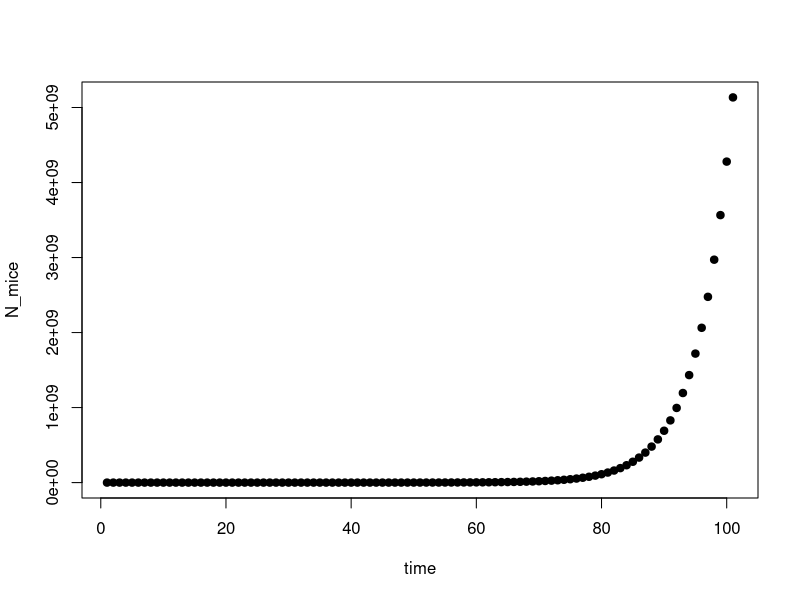
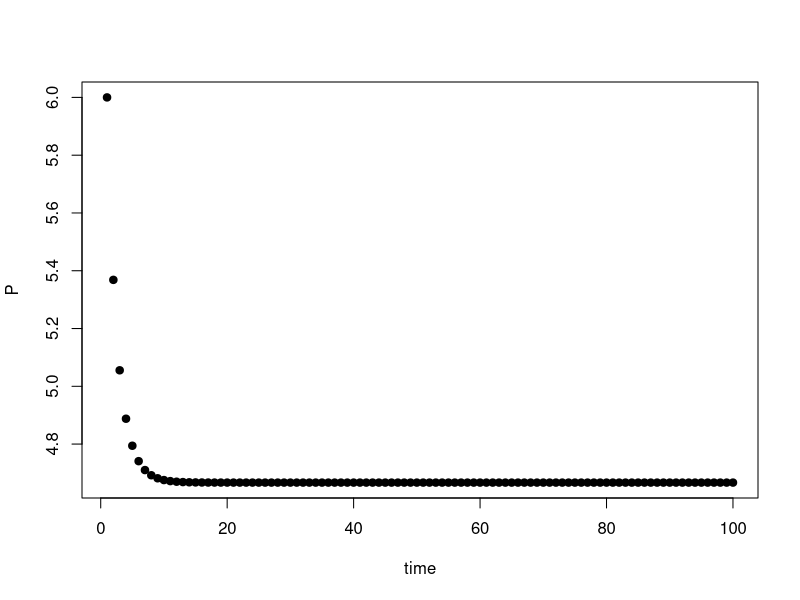
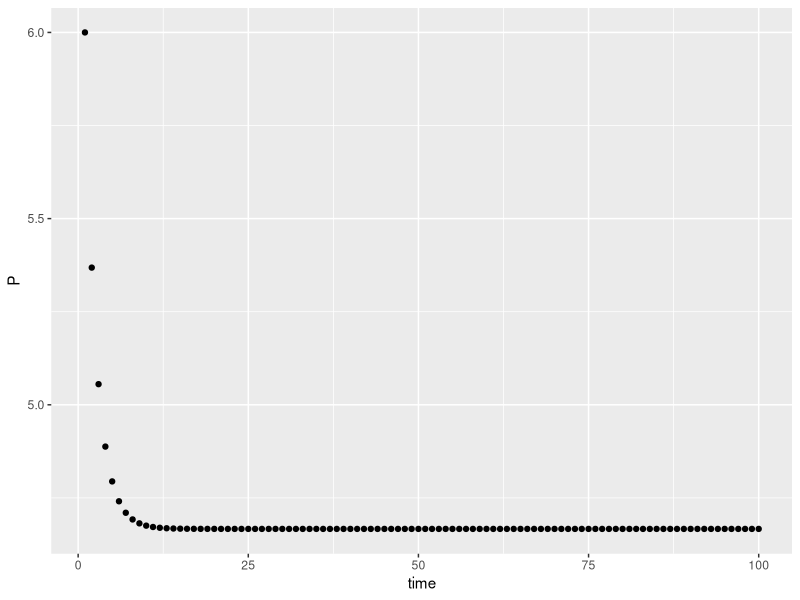
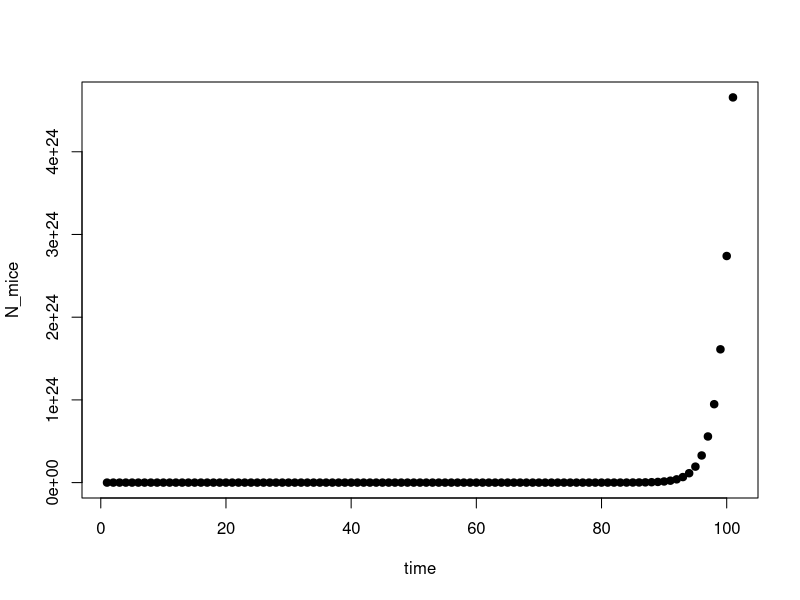
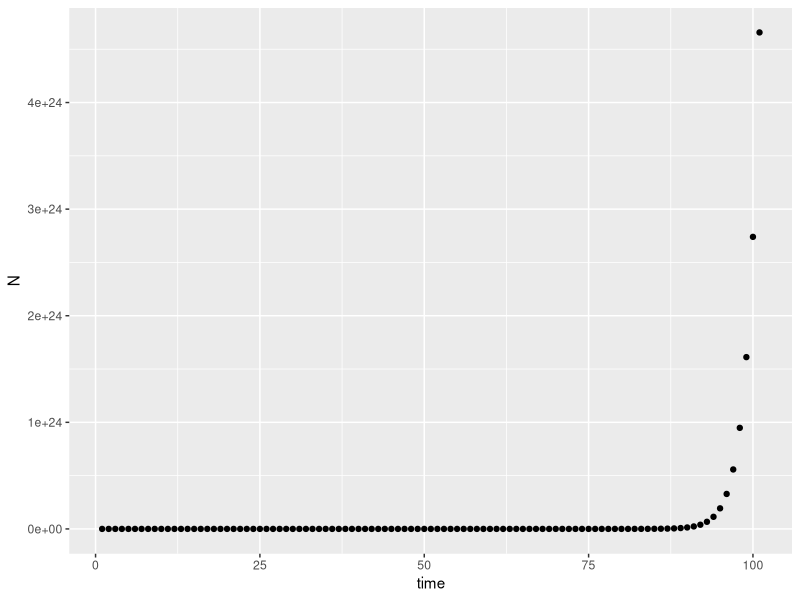
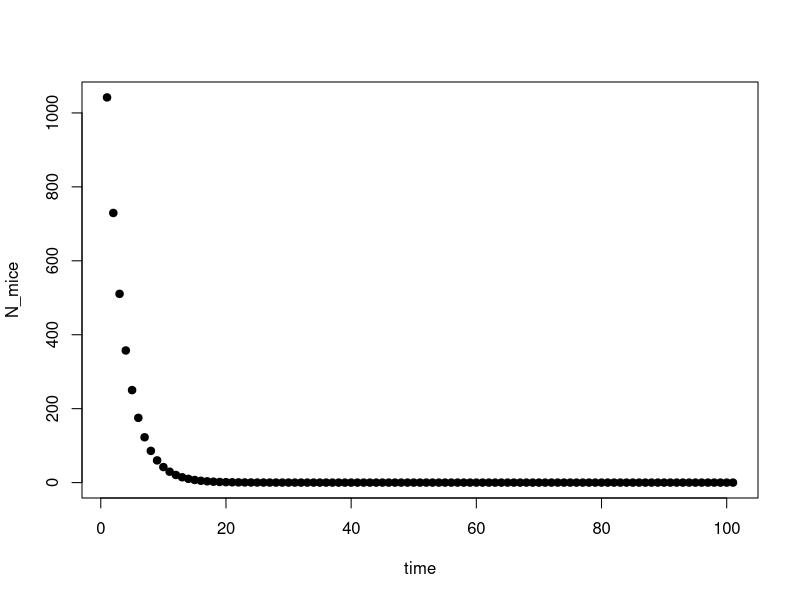
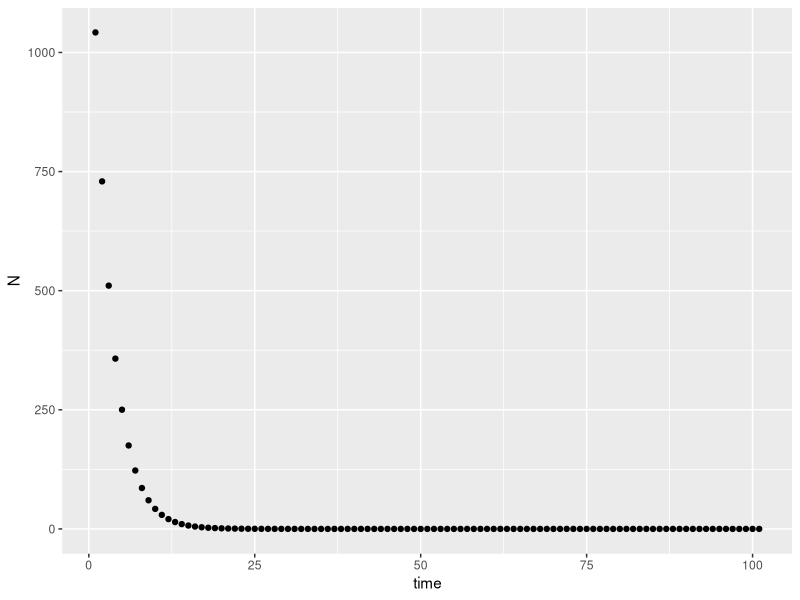
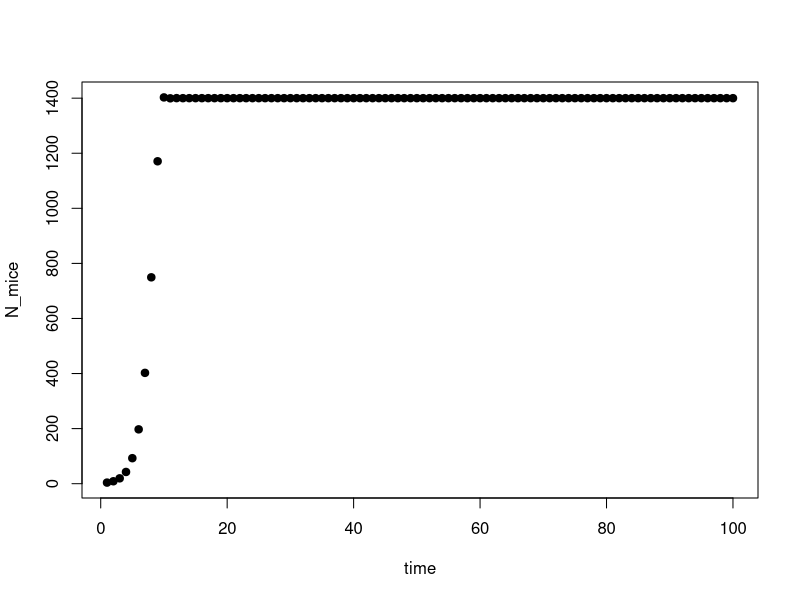

Reproduce these figures in R, in order.
## ---- chunk 1
knitr::opts_chunk$set(echo = TRUE)
library(ggplot2)
library(deSolve)
## ---- chunk 2
my_fun <- function(x,y){
  z <- x+y
  return(z)
}
my_fun(17,3)
## ---- chunk 3
my_fun(25,9)
## ---- chunk 4
times_seven <- function(x){
  z <- x*7
  return(z)
}
times_seven(17)
## ---- chunk 5
# note how the loop changes the value of the variable x for each iteration of the loop: first x=1 and 'print(x)' is executed. Then x=2, then x=3, and so on.
for (x in 1:5) {
    print(x)
}
## ---- chunk 6
for(i in 1:5){
  z <- i + 6
  print(z)
}
## ---- chunk 7
a <- rep(NA,5)
for(i in 1:5){
  a[i] <- i
}
a
## ---- chunk 8
b <- c("I","love","R")
for(i in 1:length(b)){
  print(b[i])
}
## ---- chunk 9
v <- c(1.6,3,8)
for(i in 1:length(v)){
  m <- 2.65 * v[i] ^ 0.9
  print(m)
}
## ---- chunk 10
## Step 1. Write values for the parameters in the model (and initial values of state variables)
# d - the *fraction* of mice in yard eaten by cat / day --> 0-1
d <- .7
# b - the *number* of mice born per mouse / day --> N (0-infinity)
b <- 3
# m - the *number* of mice arriving in the yard per day --> N (0-infinity)
m <- 4
# N0 - the initial number of mice in the yard when we begin the survey
Nt <- 42

## Step 2. Write a function that will calculate values of number of mice from one time step to the next.
mice <- function(Nt,d,b,m){
  Nt1 <- (1+b)*(1-d)*Nt + m
  return(Nt1)
}

## Step 3. Call the function
#mice(Nt,d,b,m)

## Step 4. Follow the mice population size over some time intervals
# N - a variable where we record the population size over time
N <- Nt

for(i in 1:100){
  Nt1 <- mice(Nt,d,b,m)
  N <- c(N,Nt1)
  Nt <- Nt1
}

#N
#plot(N)
plot(N,xlab="time",ylab="N_mice",pch=19,col="black")
dat <- as.data.frame(N)
dat$time <- as.numeric(rownames(dat))
#library(ggplot2)
#ggplot2::ggplot(dat,aes(time,N)) + geom_point()
## ---- chunk 11
# Step 1. Example parameters
b <- 1.7
c <- .15
Pt <- 6

# Step 2. Example equation function
example_equation_function <- function(b,c,Pt){
  Pt1 <- (b*Pt) / (1 + c*Pt)
  return(Pt1)
}

# Step 3. Make sure the function works
Pt1 <- example_equation_function(b,c,Pt)

# Step 4. Create a new variable to hold future values of P
P <- rep(NA,100)

# Step 5. Create a for loop to iteratively calculate P
P[1] <- Pt
for(i in 2:100){
  P[i] <- example_equation_function(b,c,Pt)
  Pt <- P[i]
}

# Step 6. Plot P over time
plot(P,xlab="time",ylab="P",pch=19,col="black")
dat <- as.data.frame(P)
dat$time <- as.numeric(rownames(dat))
library(ggplot2)
ggplot2::ggplot(dat,aes(time,P)) + geom_point()
## ---- chunk 12
## Step 1. Write values for the parameters in the model (and initial values of state variables)
# R - the population growth rate, expressed as the number of individuals that replace an individual in the population (where R=1 is each individual replacing itself, and therefore no change in population size over time) --> N (-infinity - infinity)
R <- 1.7
# N0 - the initial population size
N0 <- 42

## Step 2. Write a function that will calculate values of number of individuals from one time step to the next.
disc_exp <- function(R,N0){
  Nt1 <- R*N0
  return(Nt1)
}

## Step 3. Call the function
#disc_exp(R,N0)

## Step 4. Follow the population size over some time intervals
# N - a variable where we record the population size over time
N <- N0

for(i in 1:100){
  Nt1 <- disc_exp(R,N0)
  N <- c(N,Nt1)
  N0 <- Nt1
}
## ---- chunk 13
#N
#plot(N)
plot(N,xlab="time",ylab="N_mice",pch=19,col="black")
dat <- as.data.frame(N)
dat$time <- as.numeric(rownames(dat))

library(ggplot2)
ggplot2::ggplot(dat,aes(time,N)) + geom_point()
## ---- chunk 14
R <- 0.7
N0 <- 1042
N <- N0
for(i in 1:100){
  Nt1 <- disc_exp(R,N0)
  N <- c(N,Nt1)
  N0 <- Nt1
}
plot(N,xlab="time",ylab="N_mice",pch=19,col="black")
dat <- as.data.frame(N)
dat$time <- as.numeric(rownames(dat))

library(ggplot2)
ggplot2::ggplot(dat,aes(time,N)) + geom_point()
## ---- chunk 15
disc_log <- function(r,Nt=N0,K){
  Nt1 <- Nt + r*Nt*(1-Nt/K)
  return(Nt1)
}
## ---- chunk 16
# Step 1. parameters
r <- 1.21
K <- 1400
N0 <- 4

# Step 2. equation function
disc_log <- function(r,Nt=N0,K){
  Nt1 <- Nt + r*Nt*(1-Nt/K)
  return(Nt1)
}

# Step 3. Make sure the function works
Nt1 <- disc_log(r,N0,K)

# Step 4. Create a new variable to hold future values of N
N <- rep(NA,100)

# Step 5. Create a for loop to iteratively calculate N
N[1] <- N0
for(i in 2:100){
  N[i] <- disc_log(r,N0,K)
  N0 <- N[i]
}

# Step 6. Plot N over time
plot(N,xlab="time",ylab="N_mice",pch=19,col="black")
dat <- as.data.frame(N)
dat$time <- as.numeric(rownames(dat))

library(ggplot2)
ggplot2::ggplot(dat,aes(time,N)) + geom_point()
